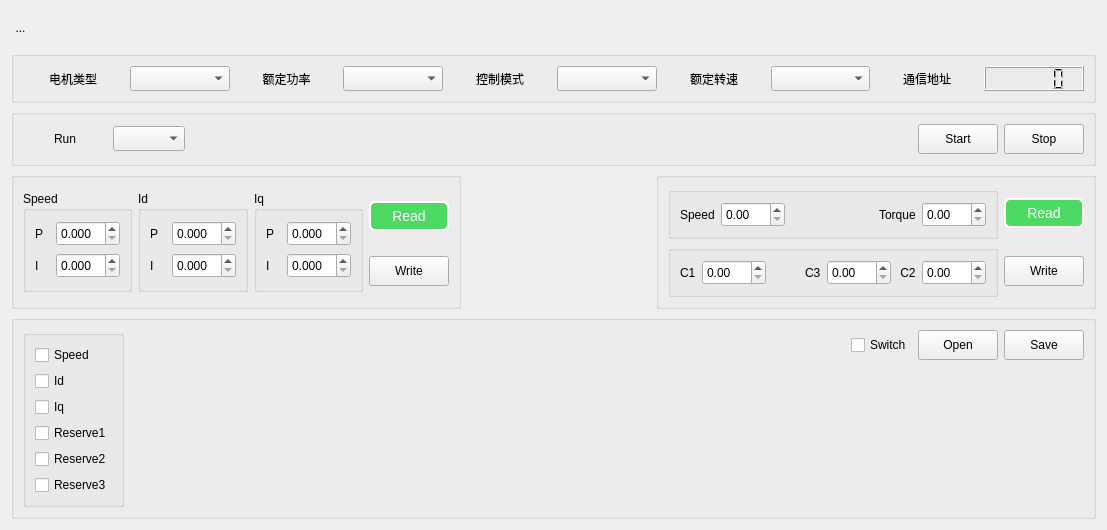
     <widget class="QWidget" name="page3">
      <layout class="QGridLayout" name="gridLayout_17">
       <item row="0" column="0">
        <layout class="QHBoxLayout" name="horizontalLayout_4">
         <item>
          <widget class="QToolButton" name="previous2">
           <property name="styleSheet">
            <string notr="true">QToolButton{
    background-color: transparent;
    border: none; 
}


QToolButton:hover{
    background-color: rgb(200, 200, 200);
 
}

QToolButton:disabled{
    background-color: gray;
}</string>
           </property>
           <property name="text">
            <string>...</string>
           </property>
           <property name="icon">
            <iconset resource="../QSuperConsole/QSuperConsole.qrc">
             <normaloff>:/images/skin/icons/go-previous.png</normaloff>:/images/skin/icons/go-previous.png</iconset>
           </property>
           <property name="iconSize">
            <size>
             <width>32</width>
             <height>32</height>
            </size>
           </property>
          </widget>
         </item>
         <item>
          <spacer name="horizontalSpacer_11">
           <property name="orientation">
            <enum>Qt::Horizontal</enum>
           </property>
           <property name="sizeHint" stdset="0">
            <size>
             <width>40</width>
             <height>20</height>
            </size>
           </property>
          </spacer>
         </item>
        </layout>
       </item>
       <item row="1" column="0" colspan="3">
        <widget class="QGroupBox" name="groupBox_8">
         <property name="title">
          <string/>
         </property>
         <layout class="QHBoxLayout" name="horizontalLayout">
          <property name="spacing">
           <number>7</number>
          </property>
          <item>
           <widget class="QLabel" name="label_30">
            <property name="text">
             <string>电机类型</string>
            </property>
            <property name="alignment">
             <set>Qt::AlignCenter</set>
            </property>
           </widget>
          </item>
          <item>
           <widget class="QComboBox" name="comboBox_type">
            <property name="minimumSize">
             <size>
              <width>0</width>
              <height>25</height>
             </size>
            </property>
           </widget>
          </item>
          <item>
           <widget class="QLabel" name="label_31">
            <property name="text">
             <string>额定功率</string>
            </property>
            <property name="alignment">
             <set>Qt::AlignCenter</set>
            </property>
           </widget>
          </item>
          <item>
           <widget class="QComboBox" name="comboBox_power">
            <property name="minimumSize">
             <size>
              <width>0</width>
              <height>25</height>
             </size>
            </property>
           </widget>
          </item>
          <item>
           <widget class="QLabel" name="label_32">
            <property name="text">
             <string>控制模式</string>
            </property>
            <property name="alignment">
             <set>Qt::AlignCenter</set>
            </property>
           </widget>
          </item>
          <item>
           <widget class="QComboBox" name="comboBox_mode">
            <property name="minimumSize">
             <size>
              <width>0</width>
              <height>25</height>
             </size>
            </property>
           </widget>
          </item>
          <item>
           <widget class="QLabel" name="label_33">
            <property name="text">
             <string>额定转速</string>
            </property>
            <property name="alignment">
             <set>Qt::AlignCenter</set>
            </property>
           </widget>
          </item>
          <item>
           <widget class="QComboBox" name="comboBox_speed">
            <property name="minimumSize">
             <size>
              <width>0</width>
              <height>25</height>
             </size>
            </property>
           </widget>
          </item>
          <item>
           <widget class="QLabel" name="label_35">
            <property name="text">
             <string>通信地址</string>
            </property>
            <property name="alignment">
             <set>Qt::AlignCenter</set>
            </property>
           </widget>
          </item>
          <item>
           <widget class="QLCDNumber" name="motorId_lcd">
            <property name="sizePolicy">
             <sizepolicy hsizetype="Minimum" vsizetype="Fixed">
              <horstretch>0</horstretch>
              <verstretch>0</verstretch>
             </sizepolicy>
            </property>
            <property name="minimumSize">
             <size>
              <width>0</width>
              <height>25</height>
             </size>
            </property>
            <property name="maximumSize">
             <size>
              <width>16777215</width>
              <height>25</height>
             </size>
            </property>
           </widget>
          </item>
         </layout>
        </widget>
       </item>
       <item row="2" column="0" colspan="3">
        <widget class="QGroupBox" name="groupBox_17">
         <property name="sizePolicy">
          <sizepolicy hsizetype="Minimum" vsizetype="Minimum">
           <horstretch>0</horstretch>
           <verstretch>0</verstretch>
          </sizepolicy>
         </property>
         <property name="maximumSize">
          <size>
           <width>16777215</width>
           <height>524354</height>
          </size>
         </property>
         <property name="title">
          <string/>
         </property>
         <layout class="QHBoxLayout" name="horizontalLayout_3">
          <item>
           <widget class="QcwIndicatorLamp" name="comLamp" native="true">
            <property name="minimumSize">
             <size>
              <width>25</width>
              <height>25</height>
             </size>
            </property>
           </widget>
          </item>
          <item>
           <widget class="QLabel" name="label_34">
            <property name="text">
             <string>Run</string>
            </property>
           </widget>
          </item>
          <item>
           <widget class="QcwIndicatorLamp" name="runLamp" native="true">
            <property name="minimumSize">
             <size>
              <width>25</width>
              <height>25</height>
             </size>
            </property>
           </widget>
          </item>
          <item>
           <widget class="QComboBox" name="comboBox_state">
            <property name="minimumSize">
             <size>
              <width>0</width>
              <height>25</height>
             </size>
            </property>
           </widget>
          </item>
          <item>
           <spacer name="horizontalSpacer_2">
            <property name="orientation">
             <enum>Qt::Horizontal</enum>
            </property>
            <property name="sizeType">
             <enum>QSizePolicy::Expanding</enum>
            </property>
            <property name="sizeHint" stdset="0">
             <size>
              <width>0</width>
              <height>20</height>
             </size>
            </property>
           </spacer>
          </item>
          <item>
           <widget class="QPushButton" name="startMotor_btn">
            <property name="minimumSize">
             <size>
              <width>80</width>
              <height>30</height>
             </size>
            </property>
            <property name="maximumSize">
             <size>
              <width>80</width>
              <height>30</height>
             </size>
            </property>
            <property name="styleSheet">
             <string notr="true"/>
            </property>
            <property name="text">
             <string> Start </string>
            </property>
           </widget>
          </item>
          <item>
           <widget class="QPushButton" name="stopMotor_btn">
            <property name="minimumSize">
             <size>
              <width>80</width>
              <height>30</height>
             </size>
            </property>
            <property name="maximumSize">
             <size>
              <width>80</width>
              <height>30</height>
             </size>
            </property>
            <property name="text">
             <string> Stop </string>
            </property>
           </widget>
          </item>
         </layout>
        </widget>
       </item>
       <item row="3" column="0" colspan="2">
        <widget class="QGroupBox" name="groupBox_10">
         <property name="sizePolicy">
          <sizepolicy hsizetype="Minimum" vsizetype="Minimum">
           <horstretch>0</horstretch>
           <verstretch>0</verstretch>
          </sizepolicy>
         </property>
         <property name="maximumSize">
          <size>
           <width>450</width>
           <height>160</height>
          </size>
         </property>
         <property name="title">
          <string/>
         </property>
         <layout class="QGridLayout" name="gridLayout_8">
          <item row="0" column="0" rowspan="2">
           <widget class="QGroupBox" name="groupBox_11">
            <property name="sizePolicy">
             <sizepolicy hsizetype="Preferred" vsizetype="Preferred">
              <horstretch>0</horstretch>
              <verstretch>0</verstretch>
             </sizepolicy>
            </property>
            <property name="title">
             <string>Speed</string>
            </property>
            <layout class="QGridLayout" name="gridLayout_13">
             <item row="0" column="0">
              <widget class="QLabel" name="label_23">
               <property name="text">
                <string>P</string>
               </property>
              </widget>
             </item>
             <item row="0" column="1">
              <widget class="QDoubleSpinBox" name="SpinBox_speedPRW">
               <property name="minimumSize">
                <size>
                 <width>0</width>
                 <height>25</height>
                </size>
               </property>
               <property name="maximumSize">
                <size>
                 <width>16777215</width>
                 <height>25</height>
                </size>
               </property>
               <property name="decimals">
                <number>3</number>
               </property>
               <property name="maximum">
                <double>65.534999999999997</double>
               </property>
              </widget>
             </item>
             <item row="1" column="0">
              <widget class="QLabel" name="label_25">
               <property name="text">
                <string>I</string>
               </property>
              </widget>
             </item>
             <item row="1" column="1">
              <widget class="QDoubleSpinBox" name="SpinBox_speedIRW">
               <property name="minimumSize">
                <size>
                 <width>0</width>
                 <height>25</height>
                </size>
               </property>
               <property name="maximumSize">
                <size>
                 <width>16777215</width>
                 <height>25</height>
                </size>
               </property>
               <property name="decimals">
                <number>3</number>
               </property>
               <property name="maximum">
                <double>65.534999999999997</double>
               </property>
              </widget>
             </item>
            </layout>
            <zorder>label_23</zorder>
            <zorder>label_25</zorder>
            <zorder>SpinBox_speedPRW</zorder>
            <zorder>SpinBox_speedIRW</zorder>
           </widget>
          </item>
          <item row="0" column="1" rowspan="2">
           <widget class="QGroupBox" name="groupBox_12">
            <property name="sizePolicy">
             <sizepolicy hsizetype="Preferred" vsizetype="Preferred">
              <horstretch>0</horstretch>
              <verstretch>0</verstretch>
             </sizepolicy>
            </property>
            <property name="title">
             <string>Id</string>
            </property>
            <layout class="QGridLayout" name="gridLayout_14">
             <item row="0" column="0">
              <widget class="QLabel" name="label_26">
               <property name="text">
                <string>P</string>
               </property>
              </widget>
             </item>
             <item row="0" column="1">
              <widget class="QDoubleSpinBox" name="SpinBox_idPRW">
               <property name="minimumSize">
                <size>
                 <width>0</width>
                 <height>25</height>
                </size>
               </property>
               <property name="maximumSize">
                <size>
                 <width>16777215</width>
                 <height>25</height>
                </size>
               </property>
               <property name="decimals">
                <number>3</number>
               </property>
               <property name="maximum">
                <double>65.534999999999997</double>
               </property>
              </widget>
             </item>
             <item row="1" column="0">
              <widget class="QLabel" name="label_27">
               <property name="text">
                <string>I</string>
               </property>
              </widget>
             </item>
             <item row="1" column="1">
              <widget class="QDoubleSpinBox" name="SpinBox_idIRW">
               <property name="minimumSize">
                <size>
                 <width>0</width>
                 <height>25</height>
                </size>
               </property>
               <property name="maximumSize">
                <size>
                 <width>16777215</width>
                 <height>25</height>
                </size>
               </property>
               <property name="decimals">
                <number>3</number>
               </property>
               <property name="maximum">
                <double>65.534999999999997</double>
               </property>
              </widget>
             </item>
            </layout>
            <zorder>label_26</zorder>
            <zorder>label_27</zorder>
            <zorder>SpinBox_idPRW</zorder>
            <zorder>SpinBox_idIRW</zorder>
           </widget>
          </item>
          <item row="0" column="2" rowspan="2">
           <widget class="QGroupBox" name="groupBox_13">
            <property name="sizePolicy">
             <sizepolicy hsizetype="Preferred" vsizetype="Preferred">
              <horstretch>0</horstretch>
              <verstretch>0</verstretch>
             </sizepolicy>
            </property>
            <property name="title">
             <string>Iq</string>
            </property>
            <layout class="QGridLayout" name="gridLayout_15">
             <item row="0" column="0">
              <widget class="QLabel" name="label_28">
               <property name="text">
                <string>P</string>
               </property>
              </widget>
             </item>
             <item row="0" column="1">
              <widget class="QDoubleSpinBox" name="SpinBox_iqPRW">
               <property name="minimumSize">
                <size>
                 <width>0</width>
                 <height>25</height>
                </size>
               </property>
               <property name="maximumSize">
                <size>
                 <width>16777215</width>
                 <height>25</height>
                </size>
               </property>
               <property name="decimals">
                <number>3</number>
               </property>
               <property name="maximum">
                <double>65.534999999999997</double>
               </property>
              </widget>
             </item>
             <item row="1" column="0">
              <widget class="QLabel" name="label_29">
               <property name="text">
                <string>I</string>
               </property>
              </widget>
             </item>
             <item row="1" column="1">
              <widget class="QDoubleSpinBox" name="SpinBox_iqIRW">
               <property name="minimumSize">
                <size>
                 <width>0</width>
                 <height>25</height>
                </size>
               </property>
               <property name="maximumSize">
                <size>
                 <width>16777215</width>
                 <height>25</height>
                </size>
               </property>
               <property name="decimals">
                <number>3</number>
               </property>
               <property name="maximum">
                <double>65.534999999999997</double>
               </property>
              </widget>
             </item>
            </layout>
            <zorder>label_28</zorder>
            <zorder>label_29</zorder>
            <zorder>SpinBox_iqPRW</zorder>
            <zorder>SpinBox_iqIRW</zorder>
           </widget>
          </item>
          <item row="0" column="3">
           <widget class="QPushButton" name="readPIBtn">
            <property name="minimumSize">
             <size>
              <width>80</width>
              <height>30</height>
             </size>
            </property>
            <property name="maximumSize">
             <size>
              <width>80</width>
              <height>30</height>
             </size>
            </property>
            <property name="styleSheet">
             <string notr="true">QPushButton{
    background-color: rgb(76, 218, 100);
	border-style: outset;
    border-width: 2px;
	border-radius: 6px;
    color: white;
	font-size: 14px;
}

QPushButton:hover{
    background-color: rgb(110, 230, 120);
}

QPushButton:pressed{
    background-color: rgb(50, 200, 80);
}

QPushButton:disabled{
    background-color: gray;
}</string>
            </property>
            <property name="text">
             <string>Read</string>
            </property>
           </widget>
          </item>
          <item row="1" column="3">
           <widget class="QPushButton" name="setPIBtn">
            <property name="minimumSize">
             <size>
              <width>80</width>
              <height>30</height>
             </size>
            </property>
            <property name="maximumSize">
             <size>
              <width>80</width>
              <height>30</height>
             </size>
            </property>
            <property name="text">
             <string>Write</string>
            </property>
           </widget>
          </item>
         </layout>
        </widget>
       </item>
       <item row="3" column="2">
        <widget class="QGroupBox" name="groupBox_3">
         <property name="sizePolicy">
          <sizepolicy hsizetype="Minimum" vsizetype="Minimum">
           <horstretch>0</horstretch>
           <verstretch>0</verstretch>
          </sizepolicy>
         </property>
         <property name="maximumSize">
          <size>
           <width>440</width>
           <height>160</height>
          </size>
         </property>
         <property name="title">
          <string/>
         </property>
         <layout class="QGridLayout" name="gridLayout_11">
          <item row="0" column="0">
           <widget class="QGroupBox" name="groupBox_6">
            <property name="title">
             <string/>
            </property>
            <layout class="QHBoxLayout" name="horizontalLayout_7">
             <item>
              <widget class="QLabel" name="label_43">
               <property name="text">
                <string>Speed</string>
               </property>
              </widget>
             </item>
             <item>
              <widget class="QDoubleSpinBox" name="SpinBox_speed">
               <property name="minimumSize">
                <size>
                 <width>0</width>
                 <height>25</height>
                </size>
               </property>
               <property name="maximumSize">
                <size>
                 <width>16777215</width>
                 <height>25</height>
                </size>
               </property>
               <property name="decimals">
                <number>2</number>
               </property>
               <property name="minimum">
                <double>0.000000000000000</double>
               </property>
               <property name="maximum">
                <double>655.350000000000023</double>
               </property>
              </widget>
             </item>
             <item>
              <spacer name="horizontalSpacer_4">
               <property name="orientation">
                <enum>Qt::Horizontal</enum>
               </property>
               <property name="sizeHint" stdset="0">
                <size>
                 <width>40</width>
                 <height>20</height>
                </size>
               </property>
              </spacer>
             </item>
             <item>
              <widget class="QLabel" name="label_44">
               <property name="text">
                <string>Torque</string>
               </property>
              </widget>
             </item>
             <item>
              <widget class="QDoubleSpinBox" name="SpinBox_Torque">
               <property name="minimumSize">
                <size>
                 <width>0</width>
                 <height>25</height>
                </size>
               </property>
               <property name="maximumSize">
                <size>
                 <width>16777215</width>
                 <height>25</height>
                </size>
               </property>
               <property name="decimals">
                <number>2</number>
               </property>
               <property name="minimum">
                <double>0.000000000000000</double>
               </property>
               <property name="maximum">
                <double>655.350000000000023</double>
               </property>
              </widget>
             </item>
            </layout>
           </widget>
          </item>
          <item row="0" column="1">
           <widget class="QPushButton" name="readBtn">
            <property name="minimumSize">
             <size>
              <width>80</width>
              <height>30</height>
             </size>
            </property>
            <property name="maximumSize">
             <size>
              <width>80</width>
              <height>30</height>
             </size>
            </property>
            <property name="styleSheet">
             <string notr="true">QPushButton{
    background-color: rgb(76, 218, 100);
	border-style: outset;
    border-width: 2px;
	border-radius: 6px;
    color: white;
	font-size: 14px;
}

QPushButton:hover{
    background-color: rgb(110, 230, 120);
}

QPushButton:pressed{
    background-color: rgb(50, 200, 80);
}

QPushButton:disabled{
    background-color: gray;
}</string>
            </property>
            <property name="text">
             <string>Read</string>
            </property>
           </widget>
          </item>
          <item row="1" column="0">
           <widget class="QGroupBox" name="groupBox_7">
            <property name="title">
             <string/>
            </property>
            <layout class="QGridLayout" name="gridLayout_12">
             <item row="0" column="4">
              <widget class="QDoubleSpinBox" name="SpinBox_custom3">
               <property name="minimumSize">
                <size>
                 <width>0</width>
                 <height>25</height>
                </size>
               </property>
               <property name="maximumSize">
                <size>
                 <width>16777215</width>
                 <height>25</height>
                </size>
               </property>
               <property name="decimals">
                <number>2</number>
               </property>
               <property name="minimum">
                <double>0.000000000000000</double>
               </property>
               <property name="maximum">
                <double>655.350000000000023</double>
               </property>
              </widget>
             </item>
             <item row="0" column="6">
              <widget class="QDoubleSpinBox" name="SpinBox_custom2">
               <property name="minimumSize">
                <size>
                 <width>0</width>
                 <height>25</height>
                </size>
               </property>
               <property name="maximumSize">
                <size>
                 <width>16777215</width>
                 <height>25</height>
                </size>
               </property>
               <property name="decimals">
                <number>2</number>
               </property>
               <property name="minimum">
                <double>0.000000000000000</double>
               </property>
               <property name="maximum">
                <double>655.350000000000023</double>
               </property>
              </widget>
             </item>
             <item row="0" column="5">
              <widget class="QLabel" name="label_41">
               <property name="text">
                <string> C2</string>
               </property>
              </widget>
             </item>
             <item row="0" column="2">
              <spacer name="horizontalSpacer_5">
               <property name="orientation">
                <enum>Qt::Horizontal</enum>
               </property>
               <property name="sizeHint" stdset="0">
                <size>
                 <width>40</width>
                 <height>20</height>
                </size>
               </property>
              </spacer>
             </item>
             <item row="0" column="0">
              <widget class="QLabel" name="label_40">
               <property name="text">
                <string>C1</string>
               </property>
              </widget>
             </item>
             <item row="0" column="1">
              <widget class="QDoubleSpinBox" name="SpinBox_custom1">
               <property name="minimumSize">
                <size>
                 <width>0</width>
                 <height>25</height>
                </size>
               </property>
               <property name="maximumSize">
                <size>
                 <width>16777215</width>
                 <height>25</height>
                </size>
               </property>
               <property name="decimals">
                <number>2</number>
               </property>
               <property name="minimum">
                <double>0.000000000000000</double>
               </property>
               <property name="maximum">
                <double>655.350000000000023</double>
               </property>
              </widget>
             </item>
             <item row="0" column="3">
              <widget class="QLabel" name="label_42">
               <property name="text">
                <string>C3</string>
               </property>
              </widget>
             </item>
            </layout>
           </widget>
          </item>
          <item row="1" column="1">
           <widget class="QPushButton" name="setBtn">
            <property name="minimumSize">
             <size>
              <width>80</width>
              <height>30</height>
             </size>
            </property>
            <property name="maximumSize">
             <size>
              <width>80</width>
              <height>30</height>
             </size>
            </property>
            <property name="text">
             <string>Write</string>
            </property>
           </widget>
          </item>
         </layout>
        </widget>
       </item>
       <item row="4" column="0" colspan="3">
        <widget class="QGroupBox" name="groupBox_15">
         <property name="sizePolicy">
          <sizepolicy hsizetype="Expanding" vsizetype="Expanding">
           <horstretch>0</horstretch>
           <verstretch>0</verstretch>
          </sizepolicy>
         </property>
         <property name="minimumSize">
          <size>
           <width>0</width>
           <height>150</height>
          </size>
         </property>
         <property name="maximumSize">
          <size>
           <width>16777215</width>
           <height>88888</height>
          </size>
         </property>
         <property name="title">
          <string/>
         </property>
         <property name="alignment">
          <set>Qt::AlignLeading|Qt::AlignLeft|Qt::AlignVCenter</set>
         </property>
         <layout class="QGridLayout" name="gridLayout_10">
          <item row="0" column="0" rowspan="2">
           <widget class="QGroupBox" name="groupBox_5">
            <property name="title">
             <string/>
            </property>
            <layout class="QVBoxLayout" name="verticalLayout_11">
             <item>
              <widget class="QCheckBox" name="checkBox_speed">
               <property name="text">
                <string>Speed</string>
               </property>
              </widget>
             </item>
             <item>
              <widget class="QCheckBox" name="checkBox_id">
               <property name="text">
                <string>Id</string>
               </property>
              </widget>
             </item>
             <item>
              <widget class="QCheckBox" name="checkBox_iq">
               <property name="text">
                <string>Iq</string>
               </property>
              </widget>
             </item>
             <item>
              <widget class="QCheckBox" name="checkBox_reserve1">
               <property name="text">
                <string>Reserve1</string>
               </property>
              </widget>
             </item>
             <item>
              <widget class="QCheckBox" name="checkBox_reserve2">
               <property name="text">
                <string>Reserve2</string>
               </property>
              </widget>
             </item>
             <item>
              <widget class="QCheckBox" name="checkBox_reserve3">
               <property name="text">
                <string>Reserve3</string>
               </property>
              </widget>
             </item>
            </layout>
           </widget>
          </item>
          <item row="0" column="1">
           <layout class="QHBoxLayout" name="horizontalLayout_12">
            <item>
             <layout class="QHBoxLayout" name="horizontalLayout_6">
              <item>
               <spacer name="horizontalSpacer_3">
                <property name="orientation">
                 <enum>Qt::Horizontal</enum>
                </property>
                <property name="sizeHint" stdset="0">
                 <size>
                  <width>40</width>
                  <height>20</height>
                 </size>
                </property>
               </spacer>
              </item>
              <item>
               <widget class="QCheckBox" name="checkBox_realTime1">
                <property name="text">
                 <string>Switch</string>
                </property>
               </widget>
              </item>
             </layout>
            </item>
            <item>
             <widget class="QPushButton" name="openExcelBtn">
              <property name="minimumSize">
               <size>
                <width>80</width>
                <height>30</height>
               </size>
              </property>
              <property name="maximumSize">
               <size>
                <width>16777215</width>
                <height>30</height>
               </size>
              </property>
              <property name="text">
               <string>Open</string>
              </property>
             </widget>
            </item>
            <item>
             <widget class="QPushButton" name="SaveBtn">
              <property name="minimumSize">
               <size>
                <width>80</width>
                <height>30</height>
               </size>
              </property>
              <property name="maximumSize">
               <size>
                <width>16777215</width>
                <height>30</height>
               </size>
              </property>
              <property name="text">
               <string>Save</string>
              </property>
             </widget>
            </item>
           </layout>
          </item>
          <item row="1" column="1">
           <widget class="QCustomPlot" name="customPlot" native="true">
            <property name="sizePolicy">
             <sizepolicy hsizetype="Expanding" vsizetype="Expanding">
              <horstretch>0</horstretch>
              <verstretch>0</verstretch>
             </sizepolicy>
            </property>
            <property name="minimumSize">
             <size>
              <width>0</width>
              <height>100</height>
             </size>
            </property>
           </widget>
          </item>
         </layout>
        </widget>
       </item>
       <item row="0" column="1" colspan="2">
        <spacer name="horizontalSpacer_8">
         <property name="orientation">
          <enum>Qt::Horizontal</enum>
         </property>
         <property name="sizeHint" stdset="0">
          <size>
           <width>657</width>
           <height>34</height>
          </size>
         </property>
        </spacer>
       </item>
      </layout>
     </widget>
